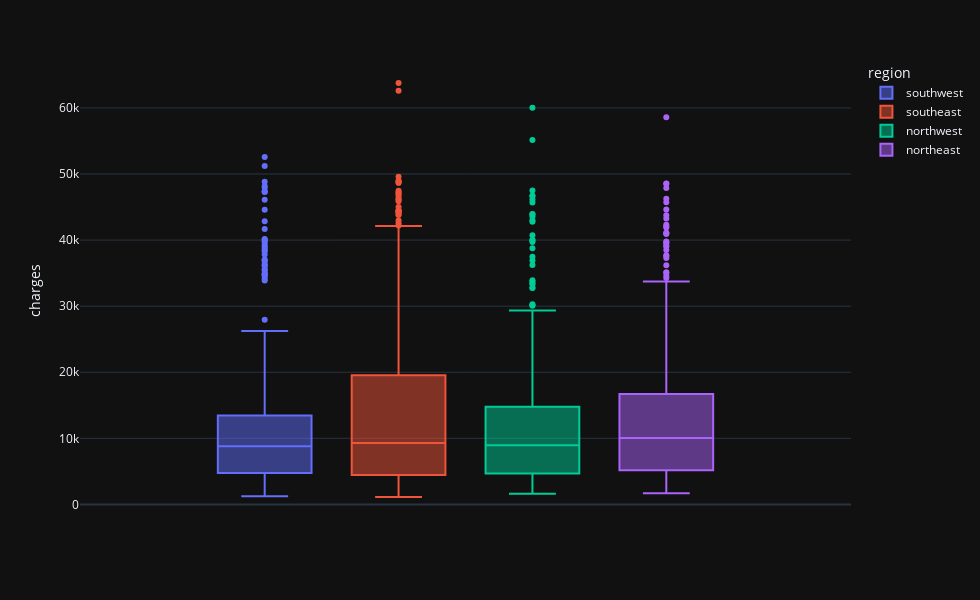

Source (notebook cell):
### Markdown cell above
### **- age and charges are strongly corelated as the age increses the charges also increases**
### **- also if the individual smoke it significantly increses the charges**
### **- the gender of the individual dont have any significant change on the charges**

### Code cell
fig = px.box(data,y = 'charges', color = 'region',notched=False,template = 'plotly_dark')
fig.update_layout(autosize=False,width=980,height=600,)
fig.show()

### Figure 1 — Plotly figure (JSON) as saved in the notebook; plotly's stock layout.template omitted (floating-point values rounded to 4 significant figures; data arrays with more than 128 entries replaced by an {"elided": "..."} marker saying what was removed)
{"data": [{"alignmentgroup": "True", "hovertemplate": "region=southwest<br>charges=%{y}<extra></extra>", "legendgroup": "southwest", "marker": {"color": "#636efa"}, "name": "southwest", "notched": false, "offsetgroup": "southwest", "orientation": "v", "showlegend": true, "type": "box", "x0": " ", "xaxis": "x", "y": {"elided": "325 float values"}, "y0": " ", "yaxis": "y"}, {"alignmentgroup": "True", "hovertemplate": "region=southeast<br>charges=%{y}<extra></extra>", "legendgroup": "southeast", "marker": {"color": "#EF553B"}, "name": "southeast", "notched": false, "offsetgroup": "southeast", "orientation": "v", "showlegend": true, "type": "box", "x0": " ", "xaxis": "x", "y": {"elided": "364 float values"}, "y0": " ", "yaxis": "y"}, {"alignmentgroup": "True", "hovertemplate": "region=northwest<br>charges=%{y}<extra></extra>", "legendgroup": "northwest", "marker": {"color": "#00cc96"}, "name": "northwest", "notched": false, "offsetgroup": "northwest", "orientation": "v", "showlegend": true, "type": "box", "x0": " ", "xaxis": "x", "y": {"elided": "325 float values"}, "y0": " ", "yaxis": "y"}, {"alignmentgroup": "True", "hovertemplate": "region=northeast<br>charges=%{y}<extra></extra>", "legendgroup": "northeast", "marker": {"color": "#ab63fa"}, "name": "northeast", "notched": false, "offsetgroup": "northeast", "orientation": "v", "showlegend": true, "type": "box", "x0": " ", "xaxis": "x", "y": {"elided": "324 float values"}, "y0": " ", "yaxis": "y"}], "layout": {"autosize": false, "boxmode": "group", "height": 600, "legend": {"title": {"text": "region"}, "tracegroupgap": 0}, "margin": {"t": 60}, "width": 980, "xaxis": {"anchor": "y", "domain": [0, 1]}, "yaxis": {"anchor": "x", "domain": [0, 1], "title": {"text": "charges"}}}}
